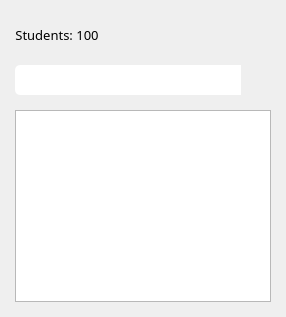
                 <widget class="QWidget" name="w_class_student" native="true">
                  <layout class="QVBoxLayout" name="verticalLayout_25">
                   <property name="spacing">
                    <number>15</number>
                   </property>
                   <property name="leftMargin">
                    <number>15</number>
                   </property>
                   <property name="topMargin">
                    <number>20</number>
                   </property>
                   <property name="rightMargin">
                    <number>15</number>
                   </property>
                   <property name="bottomMargin">
                    <number>15</number>
                   </property>
                   <item>
                    <layout class="QHBoxLayout" name="horizontalLayout_22">
                     <property name="spacing">
                      <number>6</number>
                     </property>
                     <item>
                      <widget class="QLabel" name="lbl_class_student_status">
                       <property name="sizePolicy">
                        <sizepolicy hsizetype="Fixed" vsizetype="Preferred">
                         <horstretch>0</horstretch>
                         <verstretch>0</verstretch>
                        </sizepolicy>
                       </property>
                       <property name="font">
                        <font>
                         <family>Barlow</family>
                         <pointsize>10</pointsize>
                        </font>
                       </property>
                       <property name="text">
                        <string>Students: 100</string>
                       </property>
                       <property name="alignment">
                        <set>Qt::AlignCenter</set>
                       </property>
                       <property name="indent">
                        <number>1</number>
                       </property>
                      </widget>
                     </item>
                     <item>
                      <spacer name="horizontalSpacer_13">
                       <property name="orientation">
                        <enum>Qt::Horizontal</enum>
                       </property>
                       <property name="sizeHint" stdset="0">
                        <size>
                         <width>40</width>
                         <height>20</height>
                        </size>
                       </property>
                      </spacer>
                     </item>
                     <item>
                      <widget class="QPushButton" name="btn_init_add_class_student">
                       <property name="minimumSize">
                        <size>
                         <width>30</width>
                         <height>30</height>
                        </size>
                       </property>
                       <property name="maximumSize">
                        <size>
                         <width>30</width>
                         <height>30</height>
                        </size>
                       </property>
                       <property name="cursor">
                        <cursorShape>PointingHandCursor</cursorShape>
                       </property>
                       <property name="styleSheet">
                        <string notr="true">QPushButton{
	border-radius: 5px;
    background-image:  url(:/icons/add.png);
    background-repeat: no-repeat;
    background-position: center center;
}

QPushButton::disabled{
	border-radius: 5px;
    background-image: url(:/icons/add_2.png);
    background-repeat: no-repeat;
    background-position: center center;
}</string>
                       </property>
                       <property name="iconSize">
                        <size>
                         <width>17</width>
                         <height>17</height>
                        </size>
                       </property>
                      </widget>
                     </item>
                     <item>
                      <widget class="QPushButton" name="btn_delete_class_student">
                       <property name="minimumSize">
                        <size>
                         <width>30</width>
                         <height>30</height>
                        </size>
                       </property>
                       <property name="maximumSize">
                        <size>
                         <width>30</width>
                         <height>30</height>
                        </size>
                       </property>
                       <property name="cursor">
                        <cursorShape>PointingHandCursor</cursorShape>
                       </property>
                       <property name="styleSheet">
                        <string notr="true">QPushButton{
	border-radius: 5px;
	background: none;
}


QPushButton:pressed {
 	background-color: #072f49;
}</string>
                       </property>
                       <property name="icon">
                        <iconset resource="C:/Users/moral/Desktop/Resources/Resources.qrc">
                         <normaloff>:/icons/trash.png</normaloff>:/icons/trash.png</iconset>
                       </property>
                       <property name="iconSize">
                        <size>
                         <width>21</width>
                         <height>21</height>
                        </size>
                       </property>
                      </widget>
                     </item>
                     <item>
                      <widget class="QPushButton" name="btn_clear_class_student">
                       <property name="sizePolicy">
                        <sizepolicy hsizetype="Fixed" vsizetype="Fixed">
                         <horstretch>0</horstretch>
                         <verstretch>0</verstretch>
                        </sizepolicy>
                       </property>
                       <property name="minimumSize">
                        <size>
                         <width>30</width>
                         <height>30</height>
                        </size>
                       </property>
                       <property name="maximumSize">
                        <size>
                         <width>30</width>
                         <height>30</height>
                        </size>
                       </property>
                       <property name="cursor">
                        <cursorShape>PointingHandCursor</cursorShape>
                       </property>
                       <property name="styleSheet">
                        <string notr="true">QPushButton{
	border-radius: 5px;
	background: none;
}


QPushButton:pressed {
 	background-color: #072f49;
}</string>
                       </property>
                       <property name="icon">
                        <iconset resource="C:/Users/moral/Desktop/Resources/Resources.qrc">
                         <normaloff>:/icons/delete_table.png</normaloff>:/icons/delete_table.png</iconset>
                       </property>
                       <property name="iconSize">
                        <size>
                         <width>20</width>
                         <height>20</height>
                        </size>
                       </property>
                      </widget>
                     </item>
                    </layout>
                   </item>
                   <item>
                    <layout class="QHBoxLayout" name="horizontalLayout_56">
                     <property name="spacing">
                      <number>0</number>
                     </property>
                     <property name="sizeConstraint">
                      <enum>QLayout::SetDefaultConstraint</enum>
                     </property>
                     <item>
                      <widget class="QLineEdit" name="txt_search_class_student">
                       <property name="sizePolicy">
                        <sizepolicy hsizetype="Expanding" vsizetype="Fixed">
                         <horstretch>0</horstretch>
                         <verstretch>0</verstretch>
                        </sizepolicy>
                       </property>
                       <property name="minimumSize">
                        <size>
                         <width>0</width>
                         <height>30</height>
                        </size>
                       </property>
                       <property name="maximumSize">
                        <size>
                         <width>16777215</width>
                         <height>35</height>
                        </size>
                       </property>
                       <property name="font">
                        <font>
                         <family>Barlow</family>
                         <pointsize>10</pointsize>
                        </font>
                       </property>
                       <property name="styleSheet">
                        <string notr="true">border-radius: none;
border-top-left-radius: 5px;
border-bottom-left-radius: 5px;</string>
                       </property>
                      </widget>
                     </item>
                     <item>
                      <widget class="QPushButton" name="btn_search_class_student">
                       <property name="sizePolicy">
                        <sizepolicy hsizetype="Fixed" vsizetype="Fixed">
                         <horstretch>0</horstretch>
                         <verstretch>0</verstretch>
                        </sizepolicy>
                       </property>
                       <property name="minimumSize">
                        <size>
                         <width>30</width>
                         <height>30</height>
                        </size>
                       </property>
                       <property name="maximumSize">
                        <size>
                         <width>30</width>
                         <height>30</height>
                        </size>
                       </property>
                       <property name="font">
                        <font>
                         <family>Barlow</family>
                         <pointsize>12</pointsize>
                         <weight>75</weight>
                         <bold>true</bold>
                        </font>
                       </property>
                       <property name="cursor">
                        <cursorShape>PointingHandCursor</cursorShape>
                       </property>
                       <property name="styleSheet">
                        <string notr="true">border-top-right-radius: 5px;
border-bottom-right-radius: 5px;</string>
                       </property>
                       <property name="text">
                        <string/>
                       </property>
                       <property name="icon">
                        <iconset resource="C:/Users/moral/Desktop/Resources/Resources.qrc">
                         <normaloff>:/icons/search.png</normaloff>:/icons/search.png</iconset>
                       </property>
                       <property name="iconSize">
                        <size>
                         <width>18</width>
                         <height>18</height>
                        </size>
                       </property>
                      </widget>
                     </item>
                    </layout>
                   </item>
                   <item>
                    <widget class="QListView" name="lv_class_student"/>
                   </item>
                  </layout>
                 </widget>
